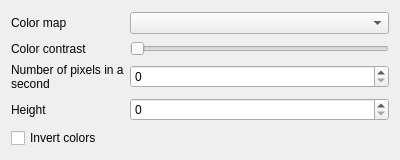
<?xml version="1.0" encoding="UTF-8"?>
<ui version="4.0">
 <class>QImageOptions</class>
 <widget class="QWidget" name="QImageOptions">
  <property name="geometry">
   <rect>
    <x>0</x>
    <y>0</y>
    <width>400</width>
    <height>160</height>
   </rect>
  </property>
  <property name="windowTitle">
   <string>Form</string>
  </property>
  <layout class="QGridLayout" name="gridLayout">
   <item row="0" column="0">
    <widget class="QLabel" name="label_33">
     <property name="sizePolicy">
      <sizepolicy hsizetype="Maximum" vsizetype="Preferred">
       <horstretch>0</horstretch>
       <verstretch>0</verstretch>
      </sizepolicy>
     </property>
     <property name="text">
      <string>Color map</string>
     </property>
    </widget>
   </item>
   <item row="0" column="1">
    <widget class="QComboBox" name="combo_color_map">
     <property name="sizePolicy">
      <sizepolicy hsizetype="Preferred" vsizetype="Fixed">
       <horstretch>0</horstretch>
       <verstretch>0</verstretch>
      </sizepolicy>
     </property>
    </widget>
   </item>
   <item row="1" column="0">
    <widget class="QLabel" name="label_36">
     <property name="sizePolicy">
      <sizepolicy hsizetype="Maximum" vsizetype="Preferred">
       <horstretch>0</horstretch>
       <verstretch>0</verstretch>
      </sizepolicy>
     </property>
     <property name="text">
      <string>Color contrast</string>
     </property>
    </widget>
   </item>
   <item row="1" column="1">
    <widget class="QSlider" name="slider_contrast">
     <property name="sizePolicy">
      <sizepolicy hsizetype="Preferred" vsizetype="Fixed">
       <horstretch>0</horstretch>
       <verstretch>0</verstretch>
      </sizepolicy>
     </property>
     <property name="minimum">
      <number>0</number>
     </property>
     <property name="maximum">
      <number>5</number>
     </property>
     <property name="singleStep">
      <number>5</number>
     </property>
     <property name="tracking">
      <bool>false</bool>
     </property>
     <property name="orientation">
      <enum>Qt::Horizontal</enum>
     </property>
    </widget>
   </item>
   <item row="2" column="0">
    <widget class="QLabel" name="label_35">
     <property name="sizePolicy">
      <sizepolicy hsizetype="Maximum" vsizetype="Preferred">
       <horstretch>0</horstretch>
       <verstretch>0</verstretch>
      </sizepolicy>
     </property>
     <property name="text">
      <string>Number of pixels in a second</string>
     </property>
     <property name="wordWrap">
      <bool>true</bool>
     </property>
    </widget>
   </item>
   <item row="2" column="1">
    <widget class="QSpinBox" name="spin_pix_in_sec">
     <property name="sizePolicy">
      <sizepolicy hsizetype="Preferred" vsizetype="Fixed">
       <horstretch>0</horstretch>
       <verstretch>0</verstretch>
      </sizepolicy>
     </property>
     <property name="keyboardTracking">
      <bool>false</bool>
     </property>
     <property name="minimum">
      <number>0</number>
     </property>
     <property name="maximum">
      <number>999</number>
     </property>
    </widget>
   </item>
   <item row="3" column="0">
    <widget class="QLabel" name="label_34">
     <property name="text">
      <string>Height</string>
     </property>
    </widget>
   </item>
   <item row="3" column="1">
    <widget class="QSpinBox" name="spin_height">
     <property name="sizePolicy">
      <sizepolicy hsizetype="Preferred" vsizetype="Fixed">
       <horstretch>0</horstretch>
       <verstretch>0</verstretch>
      </sizepolicy>
     </property>
     <property name="keyboardTracking">
      <bool>false</bool>
     </property>
     <property name="maximum">
      <number>999</number>
     </property>
    </widget>
   </item>
   <item row="4" column="0">
    <widget class="QCheckBox" name="cb_invert_colors">
     <property name="text">
      <string>Invert colors</string>
     </property>
    </widget>
   </item>
  </layout>
 </widget>
 <resources/>
 <connections/>
</ui>
